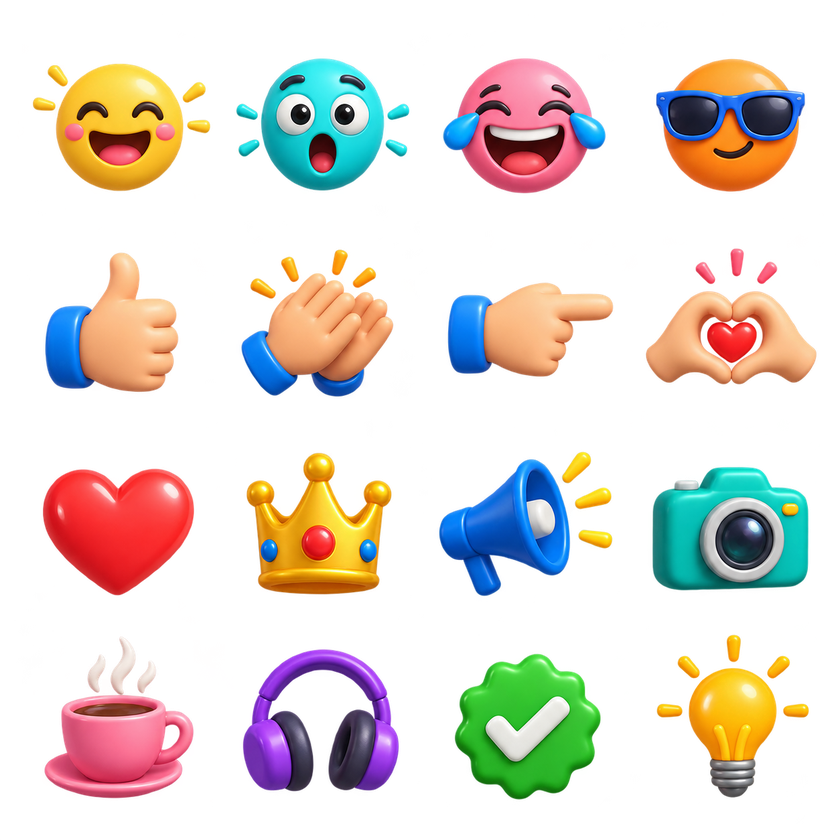
#> input picture docs/assets/reaction-sticker-sheet-20260924.png, 840 x 840 px, shrunk from 1254 x 1254 before the run
$ python extract_reaction_sticker_sheet.py
#> lines starting #> are read from the running program, lines starting #| are printed output that depends on the picture; after the words box and inside, x2 and y2 are one past the last pixel; in counts of white or black regions, pixels touching at a corner belong together
"""Deterministically crop a 4x4 reaction-sticker atlas into transparent PNGs."""

from __future__ import annotations

import argparse
import hashlib
import json
from pathlib import Path

import numpy as np
from PIL import Image


NAMES = (
    "reaction_joy", "reaction_surprise", "reaction_laugh", "reaction_cool",
    "reaction_thumbsup", "reaction_applause", "reaction_point_right",
    "reaction_heart_hand", "reaction_heart", "reaction_crown",
    "reaction_megaphone", "reaction_camera", "reaction_coffee",
    "reaction_headphones", "reaction_check", "reaction_idea",
)
ROOT = Path(__file__).resolve().parents[1]
DEFAULT_SHEET = ROOT / "docs/assets/reaction-sticker-sheet-20260924.png"
DEFAULT_OUTPUT = ROOT / "src/cutvoke/assets/stickers"
DEFAULT_MANIFEST = ROOT / "docs/assets/reaction-sticker-sheet-20260924.extraction.json"


def extract(sheet: Path, output: Path, manifest: Path) -> list[dict]:
    source = Image.open(sheet).convert("RGBA")
#> source is the input picture: PIL image 840x840 RGBA; mean R, G, B, A 54.6, 46, 37.7, 74.5
    width, height = source.size
#> width = 840; height = 840
    if abs(width - height) > 1:
        raise ValueError(f"expected a square 4x4 atlas, got {source.size}")
    alpha = np.asarray(source.getchannel("A"), dtype=np.uint8)
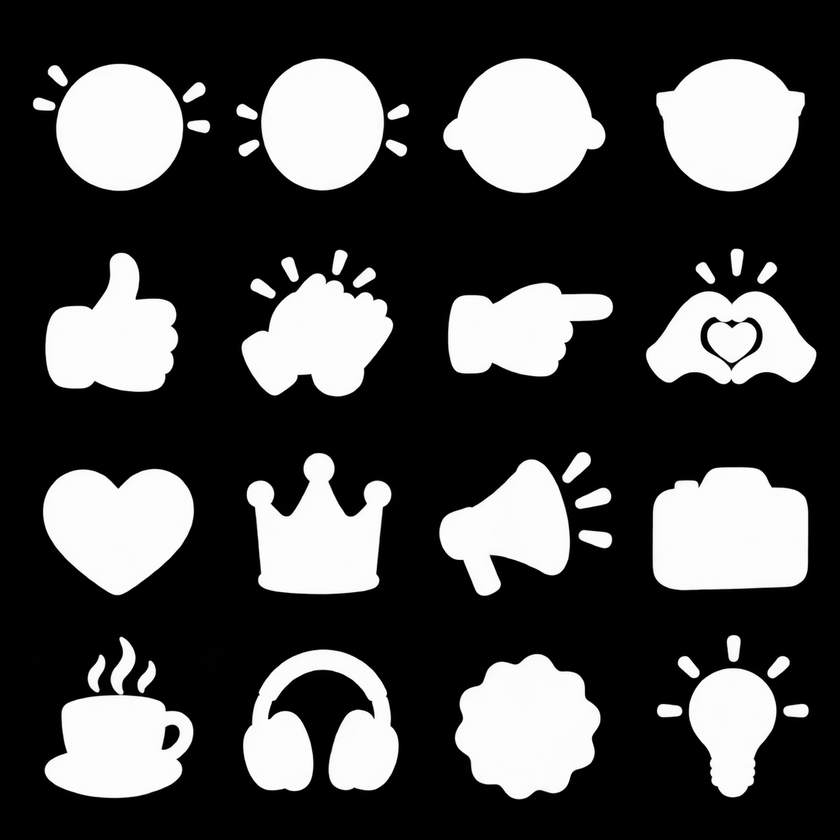
#> alpha: shape (840, 840); min 0, max 255, mean 74.5
    if alpha.min() != 0 or alpha.max() != 255:
        raise ValueError("source must contain genuine transparent and opaque pixels")

    targets = [output / f"{name}.png" for name in NAMES]
    if any(target.exists() for target in targets):
        existing = [str(target) for target in targets if target.exists()]
        raise FileExistsError("refusing to overwrite: " + ", ".join(existing))
    if manifest.exists():
        raise FileExistsError(f"refusing to overwrite {manifest}")

    output.mkdir(parents=True, exist_ok=True)
    records = []
    for index, stem in enumerate(NAMES):
        row, col = divmod(index, 4)
        x0, x1 = round(col * width / 4), round((col + 1) * width / 4)
        y0, y1 = round(row * height / 4), round((row + 1) * height / 4)
        artwork = source.crop((x0, y0, x1, y1))
        pixels = np.asarray(artwork, dtype=np.uint8).copy()
        pixels[pixels[:, :, 3] < 8] = (0, 0, 0, 0)
        visible = pixels[:, :, 3] >= 16
        visible_count = int(visible.sum())
        if visible_count < 1000:
            raise ValueError(f"{stem} is nearly empty ({visible_count} visible pixels)")
        boundary = int(
            visible[:8, :].sum() + visible[-8:, :].sum()
            + visible[:, :8].sum() + visible[:, -8:].sum()
        )
        if boundary > max(500, int(visible_count * 0.01)):
            raise ValueError(f"{stem} artwork crosses its crop boundary ({boundary} pixels)")
        # Remove a few detached rays/specs that landed in the safety gutter.
        # Larger boundary intrusions fail above instead of silently clipping art.
        pixels[:8, :, :] = pixels[-8:, :, :] = 0
        pixels[:, :8, :] = pixels[:, -8:, :] = 0
        visible = pixels[:, :, 3] >= 16
        visible_count = int(visible.sum())
        ys, xs = np.where(visible)
        bbox = [int(xs.min()), int(ys.min()), int(xs.max()) + 1, int(ys.max()) + 1]

        # The source is 1254x1254, so alternating cells are 313/314 pixels.
        # Pad the one-pixel-short cells to uniform square dimensions.
        side = max(pixels.shape[0], pixels.shape[1])
        square = np.zeros((side, side, 4), dtype=np.uint8)
        top = (side - pixels.shape[0]) // 2
        left = (side - pixels.shape[1]) // 2
        square[top:top + pixels.shape[0], left:left + pixels.shape[1]] = pixels
        target = output / f"{stem}.png"
        Image.fromarray(square, "RGBA").save(target, optimize=True)
        records.append({
            "stem": stem,
            "row": row,
            "column": col,
            "sourceCell": [x0, y0, x1, y1],
            "visibleBounds": bbox,
            "size": [side, side],
            "visiblePixels": visible_count,
            "trimmedBoundaryPixels": boundary,
            "alphaExtrema": [int(square[:, :, 3].min()), int(square[:, :, 3].max())],
            "sha256": hashlib.sha256(target.read_bytes()).hexdigest(),
        })
#> this loop made 16 passes
#> (boundary, bbox) on passes 1 to 12: (143, [32, 63, 202, 191]), (4, [26, 58, 200, 191]), (0, [23, 58, 186, 194]), (0, [26, 58, 175, 192]), (0, [45, 42, 179, 182]), (0, [31, 39, 184, 187]), (0, [27, 72, 194, 167]), (0, [15, 38, 187, 175]), (0, [43, 48, 194, 176]), (0, [36, 32, 182, 175]), (0, [19, 31, 193, 176]), (0, [22, 47, 179, 171])
#> pass 1, in extract, `artwork = source.crop((x0, y0, x1, y1))`:
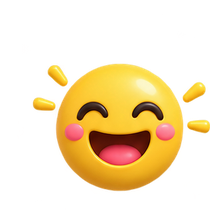
#> artwork: PIL image 210x210 RGBA; mean R, G, B, A 79.6, 59.4, 17.8, 78.1; transparent parts drawn white
#> pass 1, in extract, `visible = pixels[:, :, 3] >= 16`:
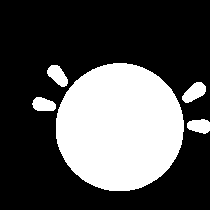
#> visible: shape (210, 210) bool; 31.7% white; 5 white regions, box (x1, y1, x2, y2) and area: (56, 63, 184, 191) 12871, (182, 82, 206, 103) 311, (47, 65, 68, 87) 287, (187, 119, 210, 134) 264, (32, 97, 56, 111) 262
#> pass 1, in extract, `visible = pixels[:, :, 3] >= 16`:
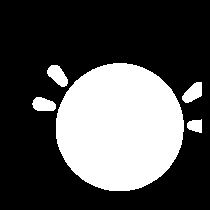
#> visible: shape (210, 210) bool; 31.4% white; 5 white regions, box (x1, y1, x2, y2) and area: (56, 63, 184, 191) 12871, (47, 65, 68, 87) 287, (182, 82, 202, 103) 272, (32, 97, 56, 111) 262, (187, 119, 202, 133) 160
#> pass 1, in extract, `Image.fromarray(square, "RGBA").save(target, optimize=True)`:
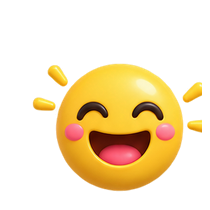
#> saved as reaction_joy.png: PIL image 210x210 RGBA; mean R, G, B, A 70.5, 52, 17, 77.3; transparent parts drawn white
#> after the loop:
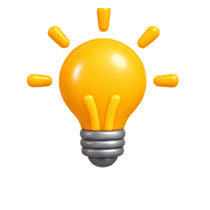
#> pixels: shape (210, 210, 4); mean R, G, B, A 49.3, 37.2, 8, 51.9; transparent parts drawn white
#> after the loop:
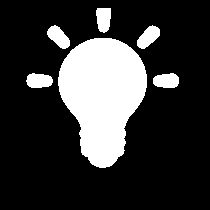
#> visible: shape (210, 210) bool; 21.5% white; 6 white regions, box (x1, y1, x2, y2) and area: (58, 38, 147, 168) 7866, (137, 25, 160, 49) 330, (47, 25, 70, 49) 327, (26, 73, 53, 88) 323, (153, 73, 179, 88) 321, (96, 8, 111, 33) 311
#> after the loop, records = 16 items

    manifest.parent.mkdir(parents=True, exist_ok=True)
    manifest.write_text(json.dumps({
        "source": sheet.name,
        "sourceSha256": hashlib.sha256(sheet.read_bytes()).hexdigest(),
        "layout": "4x4",
        "items": records,
    }, ensure_ascii=False, indent=2) + "\n", encoding="utf-8")
    return records


def main() -> None:
    parser = argparse.ArgumentParser(description=__doc__)
    parser.add_argument("--sheet", type=Path, default=DEFAULT_SHEET)
    parser.add_argument("--output", type=Path, default=DEFAULT_OUTPUT)
    parser.add_argument("--manifest", type=Path, default=DEFAULT_MANIFEST)
    args = parser.parse_args()
    rows = extract(args.sheet, args.output, args.manifest)
#> rows = 16 items
    print(json.dumps(rows, ensure_ascii=False, indent=2))
#> (printed output is left out)


if __name__ == "__main__":
    main()
